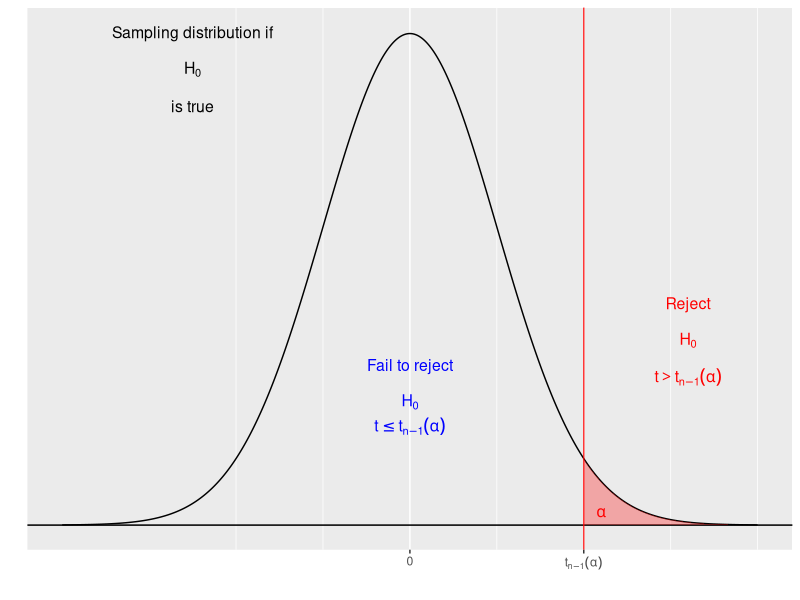

This chart was generated by the following R code:
library(ggplot2)

x<-seq(-4,4,0.01)
y<-dnorm(x)
x.sub<-c(2,x[x>=2])
y.sub<-c(0,y[x>=2])
x.reject<-c(2,2,5,5)
y.reject<-c(0,0.5,0.5,0)
qplot(x, y, geom="line", xlab="", ylab="") + geom_hline(yintercept=0) + scale_x_continuous(breaks=c(0,2), labels=c(0,expression(t[n-1](alpha)))) + scale_y_continuous(breaks=NULL) + geom_polygon(mapping=aes(x=x.sub, y=y.sub),fill=I("red"), alpha=I(0.3)) + geom_vline(xintercept=2, color=I("red"), alpha=I(0.8)) + geom_text(mapping=aes(x=3.2, y=0.18, label="Reject"), color=I("red"), size=4) + geom_text(mapping=aes(x=3.2, y=0.15, label="H[0]"), parse=TRUE, color=I("red"), size=4) + geom_text(mapping=aes(x=3.2, y=0.12, label="t>t[n-1](alpha)"), parse=TRUE, color=I("red"), size=4) + geom_text(mapping=aes(x=0, y=0.13, label="Fail to reject"), color=I("blue"), size=4) + geom_text(mapping=aes(x=0, y=0.1, label="H[0]"), parse=TRUE, color=I("blue"), size=4) + geom_text(mapping=aes(x=0, y=0.08, label="t<=t[n-1](alpha)"), parse=TRUE, color=I("blue"), size=4) + geom_text(mapping=aes(x=-2.5, y=0.4, label="Sampling distribution if"), color=I("black"), size=4) + geom_text(mapping=aes(x=-2.5, y=0.37, label="H[0]"), parse=TRUE, color=I("black"), size=4) + geom_text(mapping=aes(x=-2.5, y=0.34, label="is true"), color=I("black"), size=4) + geom_text(mapping=aes(x=2.2, y=0.01, label="alpha"), parse=TRUE, color=I("red"), size=4)
